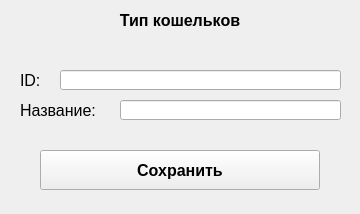
<?xml version="1.0" encoding="UTF-8"?>
<ui version="4.0">
 <class>wallets_type_window</class>
 <widget class="QMainWindow" name="wallets_type_window">
  <property name="geometry">
   <rect>
    <x>0</x>
    <y>0</y>
    <width>360</width>
    <height>214</height>
   </rect>
  </property>
  <property name="maximumSize">
   <size>
    <width>360</width>
    <height>214</height>
   </size>
  </property>
  <property name="windowTitle">
   <string>MainWindow</string>
  </property>
  <widget class="QWidget" name="centralwidget">
   <widget class="QLabel" name="wallets_type_label">
    <property name="geometry">
     <rect>
      <x>0</x>
      <y>0</y>
      <width>360</width>
      <height>40</height>
     </rect>
    </property>
    <property name="font">
     <font>
      <pointsize>12</pointsize>
      <weight>75</weight>
      <bold>true</bold>
     </font>
    </property>
    <property name="text">
     <string>Тип кошельков</string>
    </property>
    <property name="alignment">
     <set>Qt::AlignCenter</set>
    </property>
   </widget>
   <widget class="QPushButton" name="save_button">
    <property name="geometry">
     <rect>
      <x>40</x>
      <y>150</y>
      <width>280</width>
      <height>40</height>
     </rect>
    </property>
    <property name="font">
     <font>
      <pointsize>12</pointsize>
      <weight>75</weight>
      <bold>true</bold>
      <kerning>true</kerning>
     </font>
    </property>
    <property name="styleSheet">
     <string notr="true"/>
    </property>
    <property name="text">
     <string>Сохранить</string>
    </property>
    <property name="default">
     <bool>false</bool>
    </property>
    <property name="flat">
     <bool>false</bool>
    </property>
   </widget>
   <widget class="QLabel" name="id_label">
    <property name="geometry">
     <rect>
      <x>20</x>
      <y>70</y>
      <width>31</width>
      <height>20</height>
     </rect>
    </property>
    <property name="font">
     <font>
      <pointsize>12</pointsize>
      <weight>50</weight>
      <bold>false</bold>
     </font>
    </property>
    <property name="text">
     <string>ID:</string>
    </property>
   </widget>
   <widget class="QLabel" name="title_label">
    <property name="geometry">
     <rect>
      <x>20</x>
      <y>100</y>
      <width>101</width>
      <height>20</height>
     </rect>
    </property>
    <property name="font">
     <font>
      <pointsize>12</pointsize>
      <weight>50</weight>
      <bold>false</bold>
     </font>
    </property>
    <property name="text">
     <string>Название:</string>
    </property>
   </widget>
   <widget class="QLineEdit" name="title_line_edit">
    <property name="geometry">
     <rect>
      <x>120</x>
      <y>100</y>
      <width>221</width>
      <height>20</height>
     </rect>
    </property>
   </widget>
   <widget class="QLineEdit" name="id_line_edit">
    <property name="geometry">
     <rect>
      <x>60</x>
      <y>70</y>
      <width>281</width>
      <height>20</height>
     </rect>
    </property>
    <property name="text">
     <string/>
    </property>
   </widget>
  </widget>
 </widget>
 <resources/>
 <connections/>
</ui>
